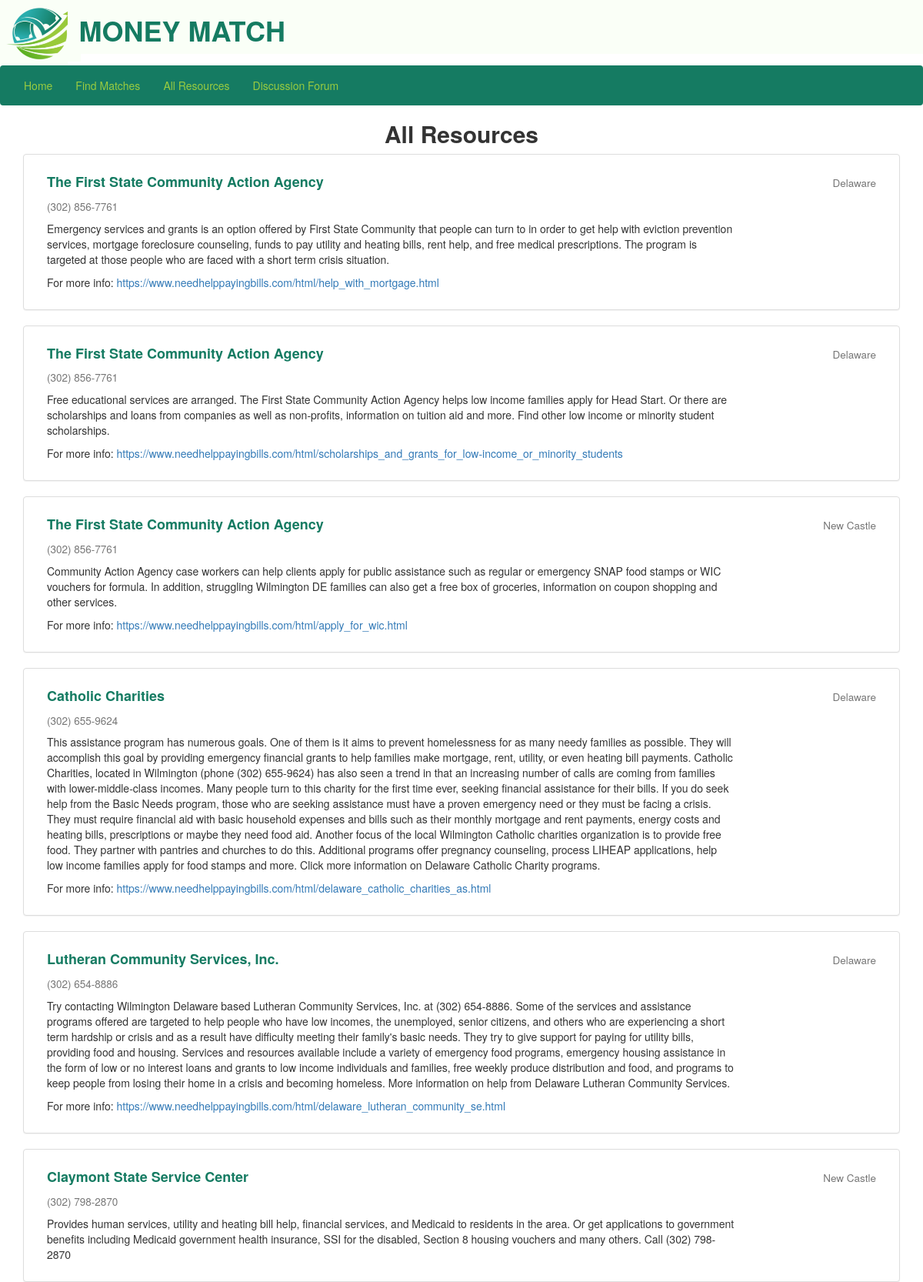
The app's page /all_resources (upper part) with its own data.
### finance_resources/models.py (models this page shows, shortened)
class Resource(models.Model):
    title = models.CharField(max_length=100)
    COUNTY_CHOICES = [
        ("DE", "Delaware"),
        ("K", "Kent"),
        ("S", "Sussex"),
        ("NC", "New Castle")
    ]
    county = models.CharField(max_length=2, choices=COUNTY_CHOICES)
    categories = models.CharField(max_length=100)
    contact_num = models.CharField(max_length=15, blank=True)
    contact_urls = models.CharField(max_length=100, blank=True)
    description = models.CharField(max_length=1300)

### finance_resources/views.py (the view)
# urls.py: path('all_resources', views.all_resources, name='all_resources'),
def all_resources(response):
    resources = Resource.objects.all()
    return render(response, "finance_resources/all_resources.html", {"resources": resources})

### finance_resources/templates/finance_resources/all_resources.html (shortened to what this page needs)
{% extends 'finance_resources/base.html' %}
{% load static %}
{% block content %}
    <h2 style="text-align: center"><b>All Resources</b></h2>
    {% for resource in resources %}
    <div class="container">
        <div class="panel panel-default">
            <div class="panel-body">
                <div class="col-sm-10">
                    <h4 style="color: #157b62"><b>{{resource.title}}</b></h4>
                    <h4><small>{{resource.contact_num}}</small></h4>
                    <p>{{resource.description}}</p>
                    {% if resource.contact_urls %}
                    <p>For more info: <a href="{{ resource.contact_url }}">{{resource.contact_urls}}</a></p>
                    {% endif %}
                </div>
                <div class="col-sm-2">
                    <h4 class="pull-right"><small>{{resource.get_county_display}}</small></h4>
                </div>
            </div>
        </div>
    </div>
    {% endfor %}
{% endblock %}

### records on screen
Resource: title "The First State Community Action Agency", contact_num "(302) 856-7761", description "Emergency services and grants is an option offered by First State Community that people can turn to in order to get help with eviction prevention services, mortgage foreclosure counseling, funds to pay utility and heating bills, rent help, and free medical prescriptions. The program is targeted at those people who are faced with a short term crisis situation.", contact_urls "https://www.needhelppayingbills.com/html/help_with_mortgage.html", county "Delaware"
Resource: title "The First State Community Action Agency", contact_num "(302) 856-7761", description "Free educational services are arranged. The First State Community Action Agency helps low income families apply for Head Start. Or there are scholarships and loans from companies as well as non-profits, information on tuition aid and more. Find other low income or minority student scholarships.", contact_urls "https://www.needhelppayingbills.com/html/scholarships_and_grants_for_low-income_or_minority_students", county "Delaware"
Resource: title "The First State Community Action Agency", contact_num "(302) 856-7761", description "Community Action Agency case workers can help clients apply for public assistance such as regular or emergency SNAP food stamps or WIC vouchers for formula. In addition, struggling Wilmington DE families can also get a free box of groceries, information on coupon shopping and other services.", contact_urls "https://www.needhelppayingbills.com/html/apply_for_wic.html", county "New Castle"
Resource: title "Catholic Charities", contact_num "(302) 655-9624", description "This assistance program has numerous goals. One of them is it aims to prevent homelessness for as many needy families as possible. They will accomplish this goal by providing emergency financial grants to help families make mortgage, rent, utility, or even heating bill payments. Catholic Charities, located in Wilmington (phone (302) 655-9624) has also seen a trend in that an increasing number of calls are coming from families with lower-middle-class incomes. Many people turn to this charity for the first time ever, seeking financial assistance for their bills. If you do seek help from the Basic Needs program, those who are seeking assistance must have a proven emergency need or they must be…", contact_urls "https://www.needhelppayingbills.com/html/delaware_catholic_charities_as.html", county "Delaware"
Resource: title "Lutheran Community Services, Inc.", contact_num "(302) 654-8886", description "Try contacting Wilmington Delaware based Lutheran Community Services, Inc. at (302) 654-8886. Some of the services and assistance programs offered are targeted to help people who have low incomes, the unemployed, senior citizens, and others who are experiencing a short term hardship or crisis and as a result have difficulty meeting their family's basic needs. They try to give support for paying for utility bills, providing food and housing. Services and resources available include a variety of emergency food programs, emergency housing assistance in the form of low or no interest loans and grants to low income individuals and families, free weekly produce distribution and food, and programs…", contact_urls "https://www.needhelppayingbills.com/html/delaware_lutheran_community_se.html", county "Delaware"
Resource: title "Claymont State Service Center", contact_num "(302) 798-2870", description "Provides human services, utility and heating bill help, financial services, and Medicaid to residents in the area. Or get applications to government benefits including Medicaid government health insurance, SSI for the disabled, Section 8 housing vouchers and many others. Call (302) 798-2870", county "New Castle"
